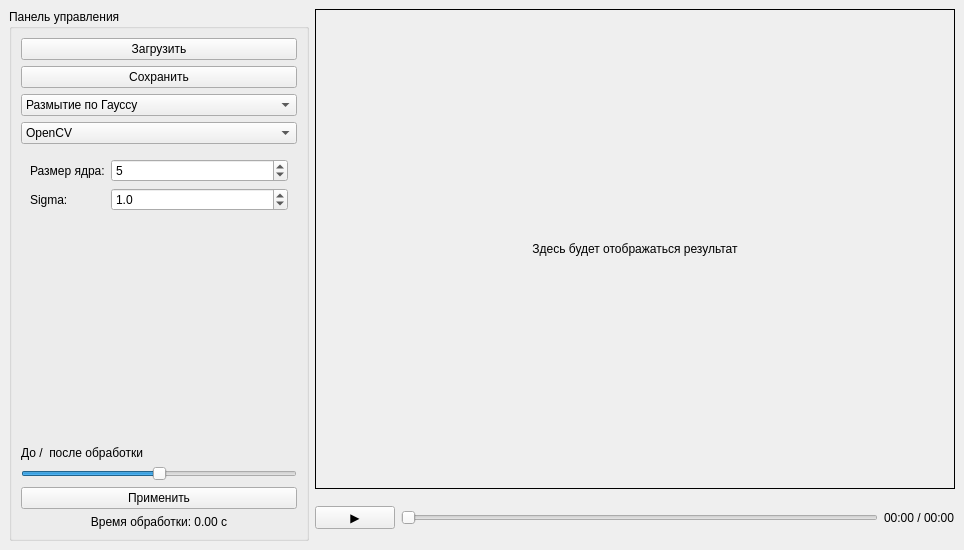
<?xml version="1.0" encoding="UTF-8"?>
<ui version="4.0">
 <class>MainWindow</class>
 <widget class="QMainWindow" name="MainWindow">
  <property name="geometry">
   <rect>
    <x>0</x>
    <y>0</y>
    <width>964</width>
    <height>550</height>
   </rect>
  </property>
  <property name="windowTitle">
   <string>Обработка медиа</string>
  </property>
  <widget class="QWidget" name="centralwidget">
   <layout class="QHBoxLayout" name="horizontalLayout">
    <item>
     <widget class="QGroupBox" name="controlPanel">
      <property name="title">
       <string>Панель управления</string>
      </property>
      <layout class="QVBoxLayout" name="controlLayout">
       <item>
        <widget class="QPushButton" name="loadButton">
         <property name="text">
          <string>Загрузить</string>
         </property>
        </widget>
       </item>
       <item>
        <widget class="QPushButton" name="saveButton">
         <property name="text">
          <string>Сохранить</string>
         </property>
        </widget>
       </item>
       <item>
        <widget class="QComboBox" name="filterComboBox">
         <property name="toolTip">
          <string>Выберите фильтр</string>
         </property>
         <item>
          <property name="text">
           <string>Размытие по Гауссу</string>
          </property>
         </item>
         <item>
          <property name="text">
           <string>Оператор Собеля</string>
          </property>
         </item>
         <item>
          <property name="text">
           <string>Оператор Канни</string>
          </property>
         </item>
         <item>
          <property name="text">
           <string>Медианный фильтр</string>
          </property>
         </item>
         <item>
          <property name="text">
           <string>Изменение яркости</string>
          </property>
         </item>
         <item>
          <property name="text">
           <string>Изменение насыщенности</string>
          </property>
         </item>
         <item>
          <property name="text">
           <string>Пикселизация</string>
          </property>
         </item>
         <item>
          <property name="text">
           <string>Изменение резкости</string>
          </property>
         </item>
        </widget>
       </item>
       <item>
        <widget class="QComboBox" name="implementationComboBox">
         <property name="toolTip">
          <string>Выберите реализацию</string>
         </property>
         <item>
          <property name="text">
           <string>OpenCV</string>
          </property>
         </item>
         <item>
          <property name="text">
           <string>SIMD</string>
          </property>
         </item>
         <item>
          <property name="text">
           <string>Без библиотек</string>
          </property>
         </item>
        </widget>
       </item>
       <item>
        <widget class="QStackedWidget" name="parametersStack">
         <property name="currentIndex">
          <number>0</number>
         </property>
         <widget class="QWidget" name="pageGaussian">
          <layout class="QFormLayout" name="formLayoutGaussian">
           <item row="0" column="0">
            <widget class="QLabel" name="labelGaussKernel">
             <property name="text">
              <string>Размер ядра:</string>
             </property>
            </widget>
           </item>
           <item row="0" column="1">
            <widget class="QSpinBox" name="gaussKernelSpin">
             <property name="minimum">
              <number>1</number>
             </property>
             <property name="maximum">
              <number>99</number>
             </property>
             <property name="singleStep">
              <number>2</number>
             </property>
             <property name="value">
              <number>5</number>
             </property>
            </widget>
           </item>
           <item row="1" column="0">
            <widget class="QLabel" name="labelGaussSigma">
             <property name="text">
              <string>Sigma:</string>
             </property>
            </widget>
           </item>
           <item row="1" column="1">
            <widget class="QDoubleSpinBox" name="gaussSigmaSpin">
             <property name="decimals">
              <number>1</number>
             </property>
             <property name="minimum">
              <double>0.000000000000000</double>
             </property>
             <property name="maximum">
              <double>100.000000000000000</double>
             </property>
             <property name="singleStep">
              <double>1.000000000000000</double>
             </property>
             <property name="value">
              <double>1.000000000000000</double>
             </property>
            </widget>
           </item>
          </layout>
         </widget>
         <widget class="QWidget" name="pageSobel">
          <layout class="QVBoxLayout" name="layoutSobel">
           <item>
            <widget class="QLabel" name="labelSobelParams">
             <property name="text">
              <string>Параметры отсутствуют</string>
             </property>
             <property name="alignment">
              <set>Qt::AlignmentFlag::AlignCenter</set>
             </property>
            </widget>
           </item>
          </layout>
         </widget>
         <widget class="QWidget" name="pageCanny">
          <layout class="QFormLayout" name="formLayoutCanny">
           <item row="0" column="0">
            <widget class="QLabel" name="labelCannyLow">
             <property name="text">
              <string>Нижний порог:</string>
             </property>
            </widget>
           </item>
           <item row="0" column="1">
            <widget class="QSpinBox" name="cannyLowSpin">
             <property name="minimum">
              <number>0</number>
             </property>
             <property name="maximum">
              <number>255</number>
             </property>
             <property name="value">
              <number>50</number>
             </property>
            </widget>
           </item>
           <item row="1" column="0">
            <widget class="QLabel" name="labelCannyHigh">
             <property name="text">
              <string>Верхний порог:</string>
             </property>
            </widget>
           </item>
           <item row="1" column="1">
            <widget class="QSpinBox" name="cannyHighSpin">
             <property name="minimum">
              <number>0</number>
             </property>
             <property name="maximum">
              <number>255</number>
             </property>
             <property name="value">
              <number>150</number>
             </property>
            </widget>
           </item>
          </layout>
         </widget>
         <widget class="QWidget" name="pageMedian">
          <layout class="QFormLayout" name="formLayoutMedian">
           <item row="0" column="0">
            <widget class="QLabel" name="labelMedianKernel">
             <property name="text">
              <string>Размер ядра:</string>
             </property>
            </widget>
           </item>
           <item row="0" column="1">
            <widget class="QSpinBox" name="medianKernelSpin">
             <property name="minimum">
              <number>1</number>
             </property>
             <property name="maximum">
              <number>99</number>
             </property>
             <property name="singleStep">
              <number>2</number>
             </property>
             <property name="value">
              <number>3</number>
             </property>
            </widget>
           </item>
          </layout>
         </widget>
         <widget class="QWidget" name="pageBrightness">
          <layout class="QFormLayout" name="formLayoutBright">
           <item row="0" column="0">
            <widget class="QLabel" name="labelBrightAlpha">
             <property name="text">
              <string>Коэффициент яркости:</string>
             </property>
            </widget>
           </item>
           <item row="0" column="1">
            <widget class="QSpinBox" name="brightBetaSpin">
             <property name="minimum">
              <number>-100</number>
             </property>
             <property name="maximum">
              <number>100</number>
             </property>
             <property name="value">
              <number>0</number>
             </property>
            </widget>
           </item>
          </layout>
         </widget>
         <widget class="QWidget" name="pageContrast">
          <layout class="QFormLayout" name="formLayoutContrast">
           <item row="0" column="0">
            <widget class="QLabel" name="labelContrastAlpha">
             <property name="text">
              <string>Коэффициент насыщенности</string>
             </property>
            </widget>
           </item>
           <item row="0" column="1">
            <widget class="QDoubleSpinBox" name="contrastAlphaSpin">
             <property name="decimals">
              <number>0</number>
             </property>
             <property name="minimum">
              <double>0.000000000000000</double>
             </property>
             <property name="maximum">
              <double>100.000000000000000</double>
             </property>
             <property name="singleStep">
              <double>1.000000000000000</double>
             </property>
             <property name="value">
              <double>1.000000000000000</double>
             </property>
            </widget>
           </item>
          </layout>
         </widget>
         <widget class="QWidget" name="pagePixelate">
          <layout class="QFormLayout" name="formLayoutPixelate">
           <item row="0" column="0">
            <widget class="QLabel" name="labelPixelSize">
             <property name="text">
              <string>Размер блока:</string>
             </property>
            </widget>
           </item>
           <item row="0" column="1">
            <widget class="QSpinBox" name="pixelSizeSpin">
             <property name="minimum">
              <number>1</number>
             </property>
             <property name="maximum">
              <number>1000000000</number>
             </property>
             <property name="value">
              <number>1</number>
             </property>
            </widget>
           </item>
          </layout>
         </widget>
         <widget class="QWidget" name="pageSharpen">
          <layout class="QVBoxLayout" name="layoutSharpen">
           <item>
            <widget class="QLabel" name="labelSharpenParams">
             <property name="text">
              <string>Параметры отсутствуют</string>
             </property>
             <property name="alignment">
              <set>Qt::AlignmentFlag::AlignCenter</set>
             </property>
            </widget>
           </item>
          </layout>
         </widget>
        </widget>
       </item>
       <item>
        <widget class="QLabel" name="label">
         <property name="text">
          <string>До /  после обработки</string>
         </property>
        </widget>
       </item>
       <item>
        <widget class="QSlider" name="comparisonSlider">
         <property name="maximum">
          <number>100</number>
         </property>
         <property name="value">
          <number>50</number>
         </property>
         <property name="orientation">
          <enum>Qt::Orientation::Horizontal</enum>
         </property>
        </widget>
       </item>
       <item>
        <widget class="QPushButton" name="applyButton">
         <property name="text">
          <string>Применить</string>
         </property>
        </widget>
       </item>
       <item>
        <widget class="QLabel" name="timeLabel">
         <property name="text">
          <string>Время обработки: 0.00 с</string>
         </property>
         <property name="alignment">
          <set>Qt::AlignmentFlag::AlignCenter</set>
         </property>
        </widget>
       </item>
      </layout>
     </widget>
    </item>
    <item>
     <layout class="QVBoxLayout" name="verticalLayout">
      <item>
       <widget class="QLabel" name="imageLabel">
        <property name="minimumSize">
         <size>
          <width>640</width>
          <height>480</height>
         </size>
        </property>
        <property name="frameShape">
         <enum>QFrame::Shape::Box</enum>
        </property>
        <property name="text">
         <string>Здесь будет отображаться результат</string>
        </property>
        <property name="alignment">
         <set>Qt::AlignmentFlag::AlignCenter</set>
        </property>
       </widget>
      </item>
      <item>
       <layout class="QHBoxLayout" name="horizontalLayout_3">
        <item>
         <widget class="QPushButton" name="pauseButton">
          <property name="text">
           <string>▶</string>
          </property>
         </widget>
        </item>
        <item>
         <widget class="QSlider" name="videoSlider">
          <property name="orientation">
           <enum>Qt::Orientation::Horizontal</enum>
          </property>
         </widget>
        </item>
        <item>
         <widget class="QLabel" name="videoTimeLabel">
          <property name="text">
           <string>00:00 / 00:00</string>
          </property>
         </widget>
        </item>
       </layout>
      </item>
     </layout>
    </item>
   </layout>
  </widget>
  <widget class="QMenuBar" name="menubar">
   <property name="geometry">
    <rect>
     <x>0</x>
     <y>0</y>
     <width>964</width>
     <height>22</height>
    </rect>
   </property>
  </widget>
 </widget>
 <resources/>
 <connections/>
</ui>
